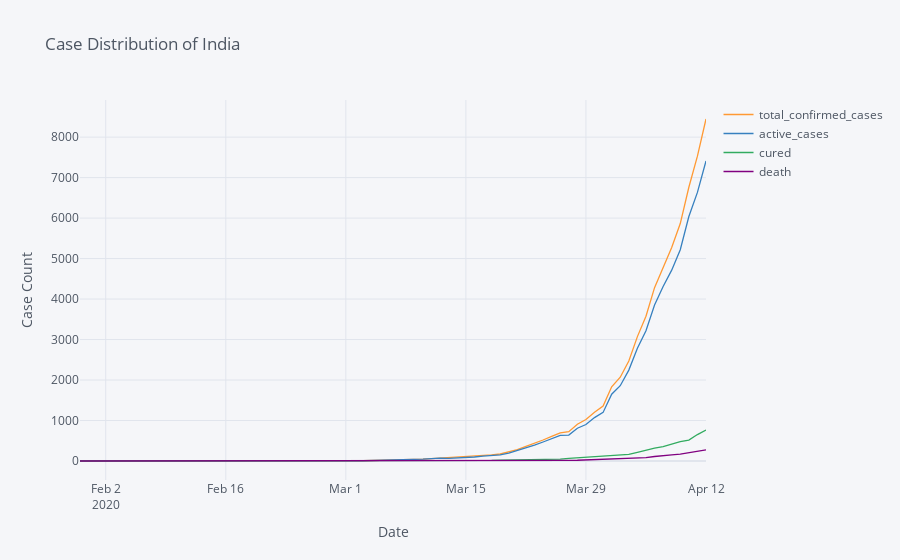

Notebook source saved alongside this figure:
### Code cell
w = India_case(all_total, 'total_confirmed_cases')
x = India_case(all_total, 'active_cases')
y = India_case(all_total, 'cured')
z = India_case(all_total, 'death')
Case_Distri = pd.concat([w,x,y,z], axis=1, join='inner')
Case_Distri.iplot(mode='lines', xTitle='Date', yTitle='Case Count', title='Case Distribution of India')

### Figure 1 — Plotly figure (JSON) as saved in the notebook; plotly's stock layout.template omitted (floating-point values rounded to 4 significant figures)
{"data": [{"line": {"color": "rgba(255, 153, 51, 1.0)", "dash": "solid", "shape": "linear", "width": 1.3}, "mode": "lines", "name": "total_confirmed_cases", "text": "", "type": "scatter", "x": ["2020-01-30", "2020-02-02", "2020-02-03", "2020-03-02", "2020-03-03", "2020-03-10", "2020-03-11", "2020-03-12", "2020-03-13", "2020-03-14", "2020-03-15", "2020-03-16", "2020-03-17", "2020-03-18", "2020-03-19", "2020-03-20", "2020-03-21", "2020-03-22", "2020-03-23", "2020-03-24", "2020-03-25", "2020-03-26", "2020-03-27", "2020-03-28", "2020-03-29", "2020-03-30", "2020-03-31", "2020-04-01", "2020-04-02", "2020-04-03", "2020-04-04", "2020-04-05", "2020-04-06", "2020-04-07", "2020-04-08", "2020-04-09", "2020-04-10", "2020-04-11", "2020-04-12"], "y": [1, 2, 3, 5, 6, 47, 60, 74, 79, 84, 110, 114, 137, 151, 173, 223, 283, 360, 434, 519, 606, 694, 724, 909, 1024, 1205, 1359, 1834, 2069, 2470, 3072, 3577, 4281, 4789, 5274, 5865, 6761, 7529, 8447]}, {"line": {"color": "rgba(55, 128, 191, 1.0)", "dash": "solid", "shape": "linear", "width": 1.3}, "mode": "lines", "name": "active_cases", "text": "", "type": "scatter", "x": ["2020-01-30", "2020-02-02", "2020-02-03", "2020-03-02", "2020-03-03", "2020-03-10", "2020-03-11", "2020-03-12", "2020-03-13", "2020-03-14", "2020-03-15", "2020-03-16", "2020-03-17", "2020-03-18", "2020-03-19", "2020-03-20", "2020-03-21", "2020-03-22", "2020-03-23", "2020-03-24", "2020-03-25", "2020-03-26", "2020-03-27", "2020-03-28", "2020-03-29", "2020-03-30", "2020-03-31", "2020-04-01", "2020-04-02", "2020-04-03", "2020-04-04", "2020-04-05", "2020-04-06", "2020-04-07", "2020-04-08", "2020-04-09", "2020-04-10", "2020-04-11", "2020-04-12"], "y": [1, 2, 3, 5, 6, 47, 60, 71, 67, 72, 95, 99, 120, 134, 149, 196, 256, 329, 390, 469, 553, 634, 640, 810, 901, 1072, 1200, 1649, 1860, 2245, 2784, 3219, 3851, 4312, 4714, 5218, 6039, 6634, 7409]}, {"line": {"color": "rgba(50, 171, 96, 1.0)", "dash": "solid", "shape": "linear", "width": 1.3}, "mode": "lines", "name": "cured", "text": "", "type": "scatter", "x": ["2020-01-30", "2020-02-02", "2020-02-03", "2020-03-02", "2020-03-03", "2020-03-10", "2020-03-11", "2020-03-12", "2020-03-13", "2020-03-14", "2020-03-15", "2020-03-16", "2020-03-17", "2020-03-18", "2020-03-19", "2020-03-20", "2020-03-21", "2020-03-22", "2020-03-23", "2020-03-24", "2020-03-25", "2020-03-26", "2020-03-27", "2020-03-28", "2020-03-29", "2020-03-30", "2020-03-31", "2020-04-01", "2020-04-02", "2020-04-03", "2020-04-04", "2020-04-05", "2020-04-06", "2020-04-07", "2020-04-08", "2020-04-09", "2020-04-10", "2020-04-11", "2020-04-12"], "y": [0, 0, 0, 0, 0, 0, 0, 3, 10, 10, 13, 13, 14, 14, 20, 23, 23, 24, 35, 40, 43, 45, 67, 80, 96, 102, 124, 144, 156, 163, 213, 275, 319, 353, 411, 478, 516, 653, 765]}, {"line": {"color": "rgba(128, 0, 128, 1.0)", "dash": "solid", "shape": "linear", "width": 1.3}, "mode": "lines", "name": "death", "text": "", "type": "scatter", "x": ["2020-01-30", "2020-02-02", "2020-02-03", "2020-03-02", "2020-03-03", "2020-03-10", "2020-03-11", "2020-03-12", "2020-03-13", "2020-03-14", "2020-03-15", "2020-03-16", "2020-03-17", "2020-03-18", "2020-03-19", "2020-03-20", "2020-03-21", "2020-03-22", "2020-03-23", "2020-03-24", "2020-03-25", "2020-03-26", "2020-03-27", "2020-03-28", "2020-03-29", "2020-03-30", "2020-03-31", "2020-04-01", "2020-04-02", "2020-04-03", "2020-04-04", "2020-04-05", "2020-04-06", "2020-04-07", "2020-04-08", "2020-04-09", "2020-04-10", "2020-04-11", "2020-04-12"], "y": [0, 0, 0, 0, 0, 0, 0, 0, 2, 2, 2, 2, 3, 3, 4, 4, 4, 7, 9, 10, 10, 15, 17, 19, 27, 31, 35, 41, 53, 62, 75, 83, 111, 124, 149, 169, 206, 242, 273]}], "layout": {"legend": {"bgcolor": "#F5F6F9", "font": {"color": "#4D5663"}}, "paper_bgcolor": "#F5F6F9", "plot_bgcolor": "#F5F6F9", "title": {"font": {"color": "#4D5663"}, "text": "Case Distribution of India"}, "xaxis": {"gridcolor": "#E1E5ED", "showgrid": true, "tickfont": {"color": "#4D5663"}, "title": {"font": {"color": "#4D5663"}, "text": "Date"}, "zerolinecolor": "#E1E5ED"}, "yaxis": {"gridcolor": "#E1E5ED", "showgrid": true, "tickfont": {"color": "#4D5663"}, "title": {"font": {"color": "#4D5663"}, "text": "Case Count"}, "zerolinecolor": "#E1E5ED"}}}
